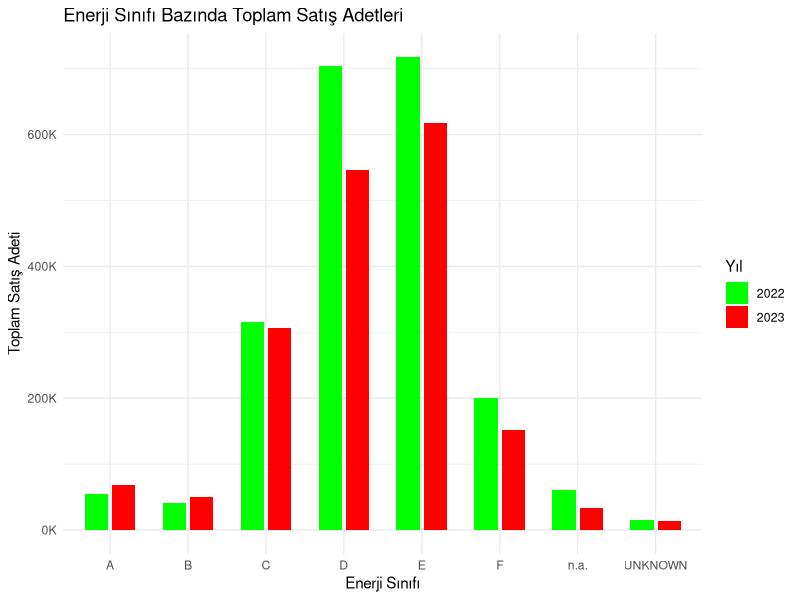
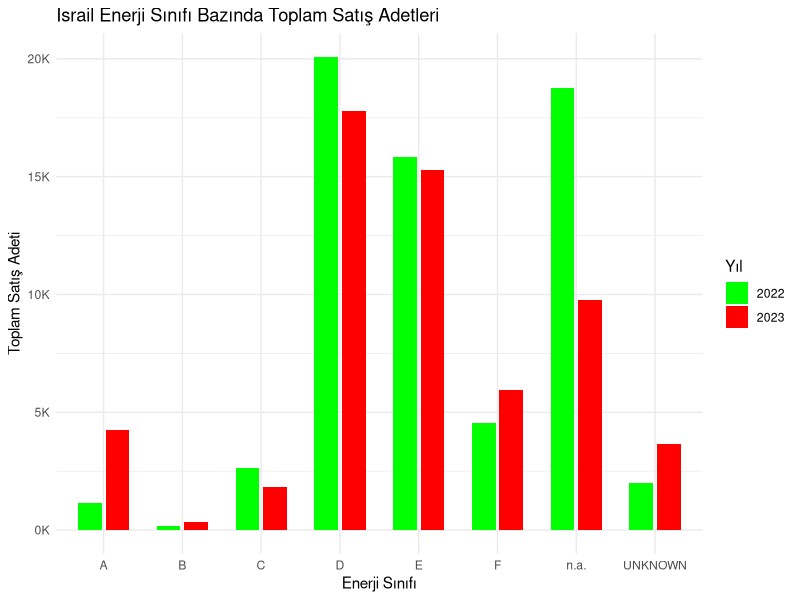
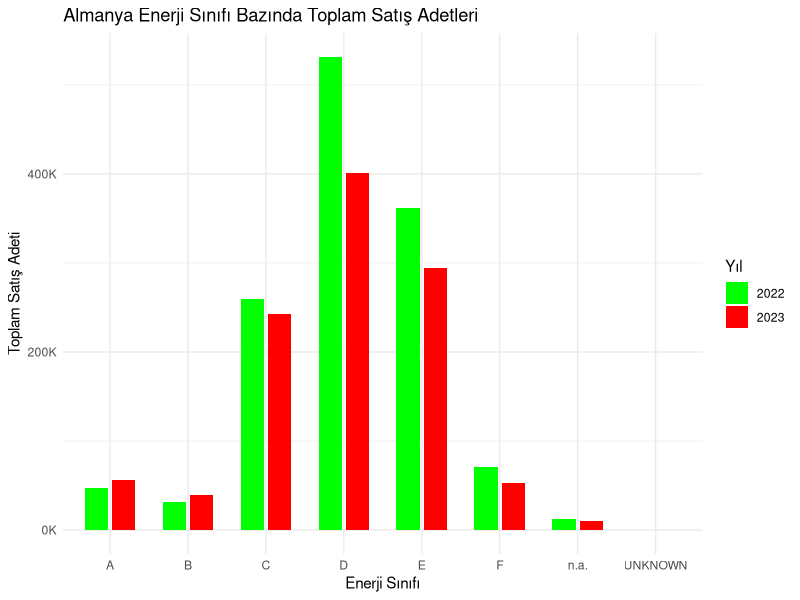
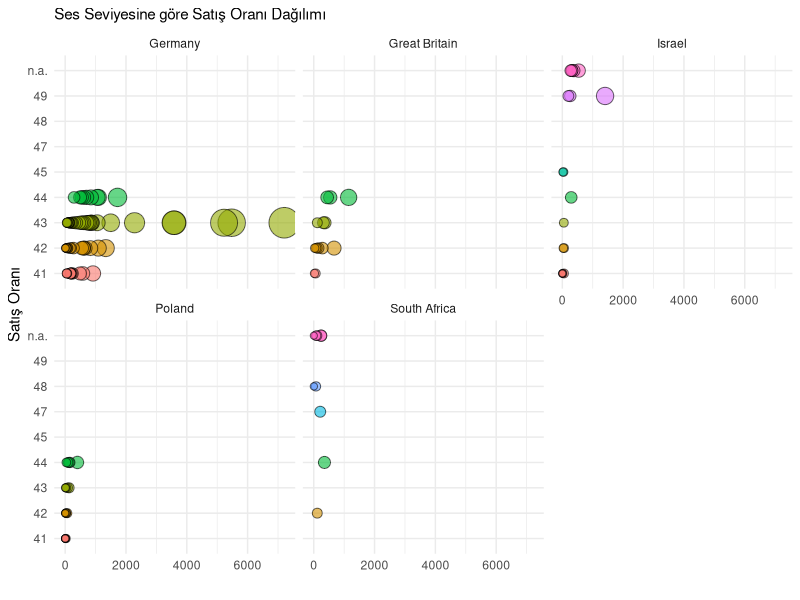
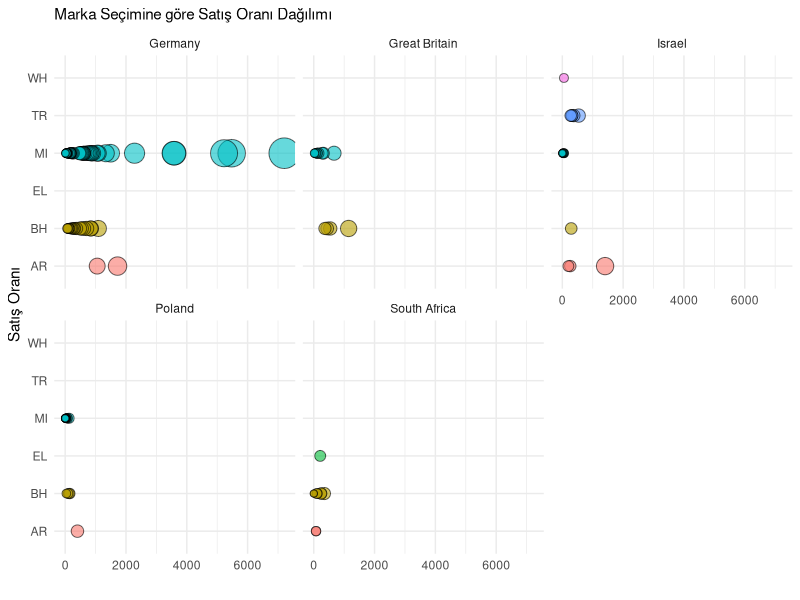
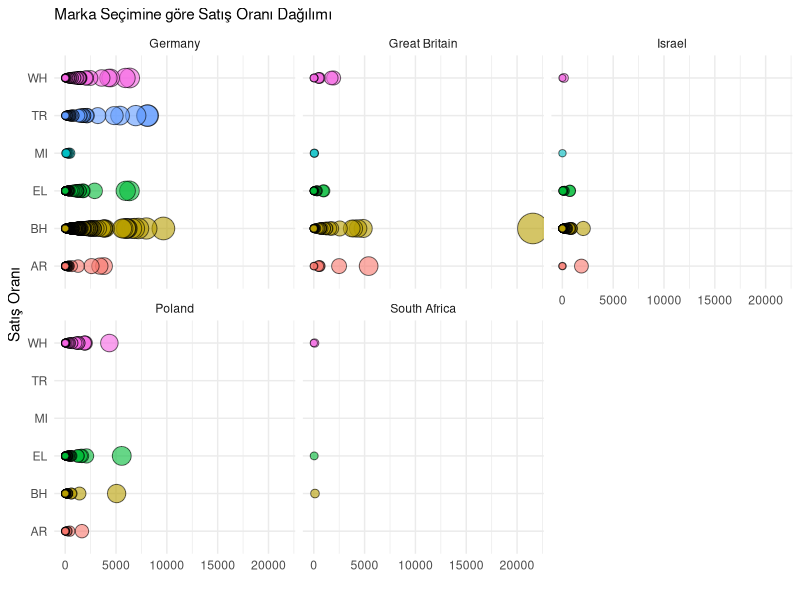
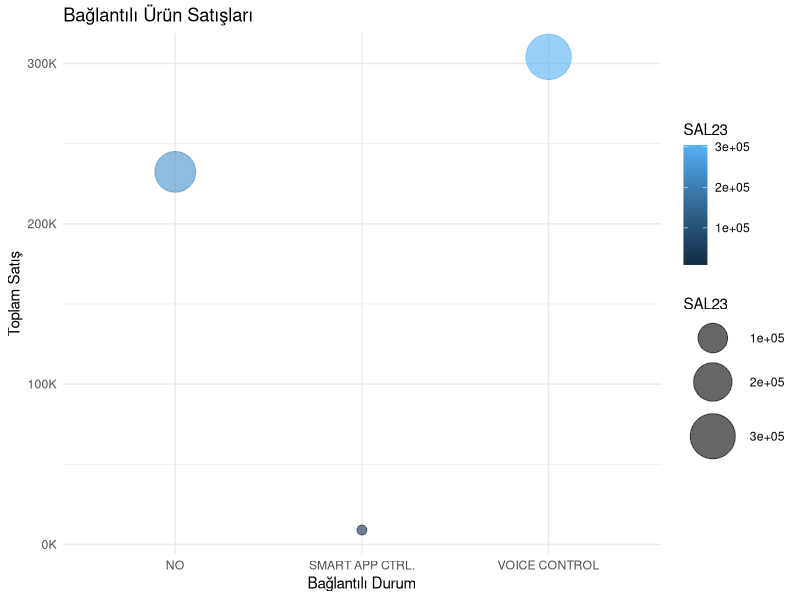
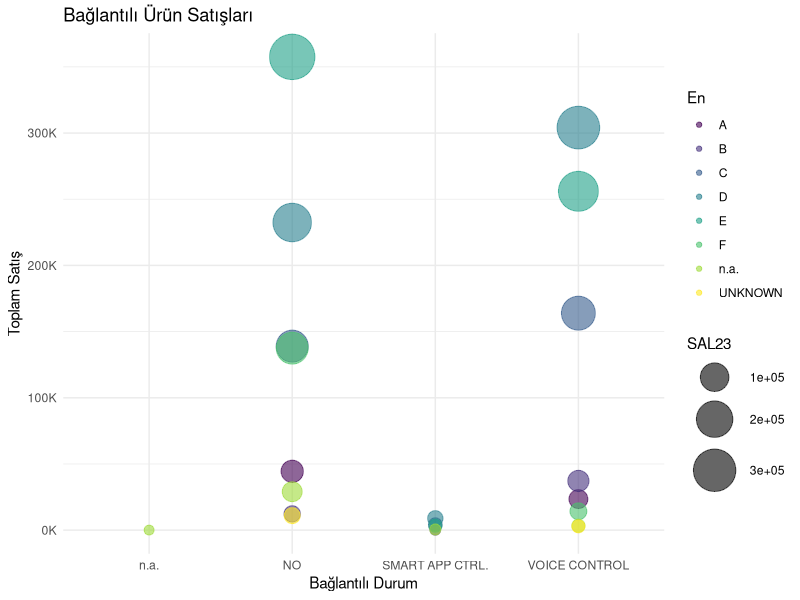

Source code (R) for these figures, in order: (Note: this script raises an error after producing the figures.)
## ---- chunk 1

# Veri setini yukleme
veri <- read.csv(file = "datalisted.csv", head = TRUE, sep=";")

veri$Size <- as.factor(veri$Size)
veri$GR <- as.factor(veri$GR)
veri$Count <- as.factor(veri$Count)
veri$Cons <- as.factor(veri$Cons)
veri$Col <- as.factor(veri$Col)
veri$Dis <- as.factor(veri$Dis)
veri$Time <- as.factor(veri$Time)
veri$WtCns <- as.factor(veri$WtCns)
veri$En <- as.factor(veri$En)
veri$Cap <- as.factor(veri$Cap)
veri$Fast <- as.factor(veri$Fast)
veri$PRG <- as.factor(veri$PRG)
veri$NOI <- as.factor(veri$NOI)
veri$Thrd <- as.factor(veri$Thrd)
veri$SLI <- as.factor(veri$SLI)
veri$AUD <- as.factor(veri$AUD)
veri$Con <- as.factor(veri$Con)
veri$SAL22 <- gsub(",", ".", veri$SAL22)
veri$SAL23 <- gsub(",", ".", veri$SAL23)
veri$SAL22 <- as.numeric(veri$SAL22)
veri$SAL23 <- as.numeric(veri$SAL23)

# veriyi Satıs sütununa göre sıralama
satis_data <- veri[order(veri$SAL23, decreasing = TRUE),]


# satıs sütununa göre sıralanan veriyi alma
SatisAnaliz <- subset(satis_data, select = c("Count", "SAL23","SAL22", "WtCns","En","NOI"))

# dplyr paketini yükleme
library(dplyr)
library(tidyr)

toplu_satis <- SatisAnaliz %>%
  group_by(En) %>%
  summarise(Toplam_SAL22 = sum(SAL22, na.rm = TRUE),
            Toplam_SAL23 = sum(SAL23, na.rm = TRUE))

# Veriyi "long" formatına dönüştürme
long_veri <- toplu_satis %>%
  pivot_longer(cols = c(Toplam_SAL22, Toplam_SAL23), names_to = "Yil", values_to = "Satis")

# "Yil" sütununu daha okunabilir hale getirme
long_veri$Yil <- recode(long_veri$Yil, Toplam_SAL22 = "2022", Toplam_SAL23 = "2023")

# ggplot2 kütüphanesini yükleme
library(ggplot2) 
library(scales)


# Bar plot oluşturma
ggplot(long_veri, aes(x = En, y = Satis, fill = Yil)) + 
  geom_bar(stat = "identity", position = position_dodge(width = 0.7), width = 0.6) +
  labs(title = "Enerji Sınıfı Bazında Toplam Satış Adetleri",
       x = "Enerji Sınıfı",
       y = "Toplam Satış Adeti",
       fill = "Yıl") +
  scale_fill_manual(values = c("2022" = "green", "2023" = "red")) +
  scale_y_continuous(labels = scales::label_number(scale = 1e-3, suffix = "K")) +
  theme_minimal()
  

## ---- chunk 2
# Veri setini yukleme
veri <- read.csv(file = "datalisted.csv", head = TRUE, sep=";")

veri$Size <- as.factor(veri$Size)
veri$GR <- as.factor(veri$GR)
veri$Count <- as.factor(veri$Count)
veri$Cons <- as.factor(veri$Cons)
veri$Col <- as.factor(veri$Col)
veri$Dis <- as.factor(veri$Dis)
veri$Time <- as.factor(veri$Time)
veri$WtCns <- as.factor(veri$WtCns)
veri$En <- as.factor(veri$En)
veri$Cap <- as.factor(veri$Cap)
veri$Fast <- as.factor(veri$Fast)
veri$PRG <- as.factor(veri$PRG)
veri$NOI <- as.factor(veri$NOI)
veri$Thrd <- as.factor(veri$Thrd)
veri$SLI <- as.factor(veri$SLI)
veri$AUD <- as.factor(veri$AUD)
veri$Con <- as.factor(veri$Con)
veri$SAL22 <- gsub(",", ".", veri$SAL22)
veri$SAL23 <- gsub(",", ".", veri$SAL23)
veri$SAL22 <- as.numeric(veri$SAL22)
veri$SAL23 <- as.numeric(veri$SAL23)

# veriyi Satıs sütununa göre sıralama
satis_data <- veri[order(veri$SAL23, decreasing = TRUE),]


# satıs sütununa göre sıralanan veriyi alma
SatisAnaliz <- subset(satis_data, select = c("Count", "SAL23","SAL22", "WtCns","En","NOI"))

# dplyr paketini yükleme
library(dplyr)
library(tidyr)

# İsrail ait verileri filtreleme
Israil_Veri <- filter(SatisAnaliz, Count == "Israel")

print(Israil_Veri)

Is_toplu_satis <- Israil_Veri %>%
  group_by(En) %>%
  summarise(Toplam_SAL22 = sum(SAL22, na.rm = TRUE),
            Toplam_SAL23 = sum(SAL23, na.rm = TRUE))

# Veriyi "long" formatına dönüştürme
long_veri <- Is_toplu_satis %>%
  pivot_longer(cols = c(Toplam_SAL22, Toplam_SAL23), names_to = "Yil", values_to = "Satis") 

# "Yil" sütununu daha okunabilir hale getirme
long_veri$Yil <- recode(long_veri$Yil, Toplam_SAL22 = "2022", Toplam_SAL23 = "2023")

# Toplu veriyi kontrol etme
print(long_veri)

# ggplot2 kütüphanesini yükleme
library(ggplot2) 
library(scales)


# Bar plot oluşturma
ggplot(long_veri, aes(x = En, y = Satis, fill = Yil)) + 
  geom_bar(stat = "identity", position = position_dodge(width = 0.7), width = 0.6) +
  labs(title = "Israil Enerji Sınıfı Bazında Toplam Satış Adetleri",
       x = "Enerji Sınıfı",
       y = "Toplam Satış Adeti",
       fill = "Yıl") +
  scale_fill_manual(values = c("2022" = "green", "2023" = "red")) +
  scale_y_continuous(labels = scales::label_number(scale = 1e-3, suffix = "K")) +
  theme_minimal()
## ---- chunk 3
# Veri setini yukleme
veri <- read.csv(file = "datalisted.csv", head = TRUE, sep=";")

veri$Size <- as.factor(veri$Size)
veri$GR <- as.factor(veri$GR)
veri$Count <- as.factor(veri$Count)
veri$Cons <- as.factor(veri$Cons)
veri$Col <- as.factor(veri$Col)
veri$Dis <- as.factor(veri$Dis)
veri$Time <- as.factor(veri$Time)
veri$WtCns <- as.factor(veri$WtCns)
veri$En <- as.factor(veri$En)
veri$Cap <- as.factor(veri$Cap)
veri$Fast <- as.factor(veri$Fast)
veri$PRG <- as.factor(veri$PRG)
veri$NOI <- as.factor(veri$NOI)
veri$Thrd <- as.factor(veri$Thrd)
veri$SLI <- as.factor(veri$SLI)
veri$AUD <- as.factor(veri$AUD)
veri$Con <- as.factor(veri$Con)
veri$SAL22 <- gsub(",", ".", veri$SAL22)
veri$SAL23 <- gsub(",", ".", veri$SAL23)
veri$SAL22 <- as.numeric(veri$SAL22)
veri$SAL23 <- as.numeric(veri$SAL23)

# veriyi Satıs sütununa göre sıralama
satis_data <- veri[order(veri$SAL23, decreasing = TRUE),]


# satıs sütununa göre sıralanan veriyi alma
SatisAnaliz <- subset(satis_data, select = c("Count", "SAL23","SAL22", "WtCns","En","NOI"))

# dplyr paketini yükleme
library(dplyr)
library(tidyr)

# Almanya ait verileri filtreleme
Almanya_Veri <- filter(SatisAnaliz, Count == "Germany")

print(Almanya_Veri)

Al_toplu_satis <- Almanya_Veri %>%
  group_by(En) %>%
  summarise(Toplam_SAL22 = sum(SAL22, na.rm = TRUE),
            Toplam_SAL23 = sum(SAL23, na.rm = TRUE))

# Veriyi "long" formatına dönüştürme
long_veri <- Al_toplu_satis %>%
  pivot_longer(cols = c(Toplam_SAL22, Toplam_SAL23), names_to = "Yil", values_to = "Satis") 

# "Yil" sütununu daha okunabilir hale getirme
long_veri$Yil <- recode(long_veri$Yil, Toplam_SAL22 = "2022", Toplam_SAL23 = "2023")

# Toplu veriyi kontrol etme
print(long_veri)

# ggplot2 kütüphanesini yükleme
library(ggplot2) 
library(scales)


# Bar plot oluşturma
ggplot(long_veri, aes(x = En, y = Satis, fill = Yil)) + 
  geom_bar(stat = "identity", position = position_dodge(width = 0.7), width = 0.6) +
  labs(title = "Almanya Enerji Sınıfı Bazında Toplam Satış Adetleri",
       x = "Enerji Sınıfı",
       y = "Toplam Satış Adeti",
       fill = "Yıl") +
  scale_fill_manual(values = c("2022" = "green", "2023" = "red")) +
  scale_y_continuous(labels = scales::label_number(scale = 1e-3, suffix = "K")) +
  theme_minimal()
## ---- chunk 4


# Veri setini yukleme
veri <- read.csv(file = "datalisted.csv", head = TRUE, sep=";")

veri$Size <- as.factor(veri$Size)
veri$GR <- as.factor(veri$GR)
veri$Count <- as.factor(veri$Count)
veri$Cons <- as.factor(veri$Cons)
veri$Col <- as.factor(veri$Col)
veri$Dis <- as.factor(veri$Dis)
veri$Time <- as.factor(veri$Time)
veri$WtCns <- as.factor(veri$WtCns)
veri$En <- as.factor(veri$En)
veri$Cap <- as.factor(veri$Cap)
veri$Fast <- as.factor(veri$Fast)
veri$PRG <- as.factor(veri$PRG)
veri$NOI <- as.factor(veri$NOI)
veri$Thrd <- as.factor(veri$Thrd)
veri$SLI <- as.factor(veri$SLI)
veri$AUD <- as.factor(veri$AUD)
veri$Con <- as.factor(veri$Con)
veri$SAL22 <- gsub(",", ".", veri$SAL22)
veri$SAL23 <- gsub(",", ".", veri$SAL23)
veri$SAL22 <- as.numeric(veri$SAL22)
veri$SAL23 <- as.numeric(veri$SAL23)


# veriyi Satıs sütununa göre sıralama
satis_data <- veri[order(veri$SAL23, decreasing = TRUE),]

# satıs sütununa göre sıralanan veriyi alma
SatisAnaliz <- subset(satis_data, select = c("Count", "Con","SAL23","SAL22", "WtCns","En","NOI"))

# dplyr paketini yükleme
library(dplyr)
library(tidyr)
library(ggplot2) 
library(scales)

# A Energy ait verileri filtreleme
A_energy <- filter(SatisAnaliz, En == "A")


#bubble graph

ggplot(A_energy, aes(x = SAL23, y = NOI, size = SAL23, fill = NOI)) +
  geom_point(alpha = 0.6, shape = 21) +
  scale_size(range = c(2, 10)) +
  theme_minimal() +
  theme(
    legend.position = "none",
    plot.title = element_text(size = 11)
  ) +  # Virgülü buraya taşıdım
  ggtitle("Ses Seviyesine göre Satış Oranı Dağılımı") +
  xlab("") +
  ylab("Satış Oranı") +
  facet_wrap(~ Count)  # Ülkeye göre grafikleri ayır


## ---- chunk 5

# Veri setini yukleme
veri <- read.csv(file = "datalisted.csv", head = TRUE, sep=";")

veri$Size <- as.factor(veri$Size)
veri$GR <- as.factor(veri$GR)
veri$Count <- as.factor(veri$Count)
veri$Cons <- as.factor(veri$Cons)
veri$Col <- as.factor(veri$Col)
veri$Dis <- as.factor(veri$Dis)
veri$Time <- as.factor(veri$Time)
veri$WtCns <- as.factor(veri$WtCns)
veri$En <- as.factor(veri$En)
veri$Cap <- as.factor(veri$Cap)
veri$Fast <- as.factor(veri$Fast)
veri$PRG <- as.factor(veri$PRG)
veri$NOI <- as.factor(veri$NOI)
veri$Thrd <- as.factor(veri$Thrd)
veri$SLI <- as.factor(veri$SLI)
veri$AUD <- as.factor(veri$AUD)
veri$Con <- as.factor(veri$Con)
veri$SAL22 <- gsub(",", ".", veri$SAL22)
veri$SAL23 <- gsub(",", ".", veri$SAL23)
veri$SAL22 <- as.numeric(veri$SAL22)
veri$SAL23 <- as.numeric(veri$SAL23)


# veriyi Satıs sütununa göre sıralama
satis_data <- veri[order(veri$SAL23, decreasing = TRUE),]

# satıs sütununa göre sıralanan veriyi alma
SatisAnaliz <- subset(satis_data, select = c("Count", "Con","SAL23","GR", "WtCns","En","NOI"))

# dplyr paketini yükleme
library(dplyr)
library(tidyr)
library(ggplot2) 
library(scales)

# A Energy ait verileri filtreleme
A_energy <- filter(SatisAnaliz, En == "A")


#bubble graph

ggplot(A_energy, aes(x = SAL23, y = GR, size = SAL23, fill = GR)) +
  geom_point(alpha = 0.6, shape = 21) +
  scale_size(range = c(2, 10)) +
  theme_minimal() +
  theme(
    legend.position = "none",
    plot.title = element_text(size = 11)
  ) +  # Virgülü buraya taşıdım
  ggtitle("Marka Seçimine göre Satış Oranı Dağılımı") +
  xlab("") +
  ylab("Satış Oranı") +
  facet_wrap(~ Count)  # Ülkeye göre grafikleri ayır
## ---- chunk 6
# Veri setini yukleme
veri <- read.csv(file = "datalisted.csv", head = TRUE, sep=";")

veri$Size <- as.factor(veri$Size)
veri$GR <- as.factor(veri$GR)
veri$Count <- as.factor(veri$Count)
veri$Cons <- as.factor(veri$Cons)
veri$Col <- as.factor(veri$Col)
veri$Dis <- as.factor(veri$Dis)
veri$Time <- as.factor(veri$Time)
veri$WtCns <- as.factor(veri$WtCns)
veri$En <- as.factor(veri$En)
veri$Cap <- as.factor(veri$Cap)
veri$Fast <- as.factor(veri$Fast)
veri$PRG <- as.factor(veri$PRG)
veri$NOI <- as.factor(veri$NOI)
veri$Thrd <- as.factor(veri$Thrd)
veri$SLI <- as.factor(veri$SLI)
veri$AUD <- as.factor(veri$AUD)
veri$Con <- as.factor(veri$Con)
veri$SAL22 <- gsub(",", ".", veri$SAL22)
veri$SAL23 <- gsub(",", ".", veri$SAL23)
veri$SAL22 <- as.numeric(veri$SAL22)
veri$SAL23 <- as.numeric(veri$SAL23)


# veriyi Satıs sütununa göre sıralama
satis_data <- veri[order(veri$SAL23, decreasing = TRUE),]

# satıs sütununa göre sıralanan veriyi alma
SatisAnaliz <- subset(satis_data, select = c("Count", "Con","SAL23","GR", "WtCns","En","NOI"))

# dplyr paketini yükleme
library(dplyr)
library(tidyr)
library(ggplot2) 
library(scales)

# D Energy ait verileri filtreleme
D_energy <- filter(SatisAnaliz, En == "D")


#bubble graph

ggplot(D_energy, aes(x = SAL23, y = GR, size = SAL23, fill = GR)) +
  geom_point(alpha = 0.6, shape = 21) +
  scale_size(range = c(2, 10)) +
  theme_minimal() +
  theme(
    legend.position = "none",
    plot.title = element_text(size = 11)
  ) +  # Virgülü buraya taşıdım
  ggtitle("Marka Seçimine göre Satış Oranı Dağılımı") +
  xlab("") +
  ylab("Satış Oranı") +
  facet_wrap(~ Count)  # Ülkeye göre grafikleri ayır
## ---- chunk 7

# Veri setini yukleme
veri <- read.csv(file = "datalisted.csv", head = TRUE, sep=";")

veri$Size <- as.factor(veri$Size)
veri$GR <- as.factor(veri$GR)
veri$Count <- as.factor(veri$Count)
veri$Cons <- as.factor(veri$Cons)
veri$Col <- as.factor(veri$Col)
veri$Dis <- as.factor(veri$Dis)
veri$Time <- as.factor(veri$Time)
veri$WtCns <- as.factor(veri$WtCns)
veri$En <- as.factor(veri$En)
veri$Cap <- as.factor(veri$Cap)
veri$Fast <- as.factor(veri$Fast)
veri$PRG <- as.factor(veri$PRG)
veri$NOI <- as.factor(veri$NOI)
veri$Thrd <- as.factor(veri$Thrd)
veri$SLI <- as.factor(veri$SLI)
veri$AUD <- as.factor(veri$AUD)
veri$Con <- as.factor(veri$Con)
veri$SAL22 <- gsub(",", ".", veri$SAL22)
veri$SAL23 <- gsub(",", ".", veri$SAL23)
veri$SAL22 <- as.numeric(veri$SAL22)
veri$SAL23 <- as.numeric(veri$SAL23)


# veriyi Satıs sütununa göre sıralama
satis_data <- veri[order(veri$SAL23, decreasing = TRUE),]

# satıs sütununa göre sıralanan veriyi alma
SatisAnaliz <- subset(satis_data, select = c("Count", "Con","SAL23","GR", "WtCns","En","NOI"))

# dplyr paketini yükleme
library(dplyr)
library(tidyr)
library(ggplot2) 
library(scales)

# D Energy ait verileri filtreleme
D_energy <- filter(SatisAnaliz, En == "D")

# ggplot2 kütüphanesini yükleme
library(ggplot2)

# "D_energy" veri setinden "Con" ve "SAL23" sütunlarını seçme
bubble_data <- D_energy[, c("Con", "SAL23")]

# Bağlantılı ürünlerin satışlarını toplama
bubble_data <- aggregate(SAL23 ~ Con, data = bubble_data, sum)

# Bubble chart oluşturma
ggplot(bubble_data, aes(x = Con, y = SAL23, size = SAL23, color = SAL23)) +
  geom_point(alpha = 0.6) +
  scale_size(range = c(3, 15)) +
  labs(title = "Bağlantılı Ürün Satışları", x = "Bağlantılı Durum", y = "Toplam Satış") +
  scale_y_continuous(labels = scales::label_number(scale = 1e-3, suffix = "K")) +
  theme_minimal()
  


## ---- chunk 8
# Veri setini yukleme
veri <- read.csv(file = "datalisted.csv", head = TRUE, sep=";")

veri$Size <- as.factor(veri$Size)
veri$GR <- as.factor(veri$GR)
veri$Count <- as.factor(veri$Count)
veri$Cons <- as.factor(veri$Cons)
veri$Col <- as.factor(veri$Col)
veri$Dis <- as.factor(veri$Dis)
veri$Time <- as.factor(veri$Time)
veri$WtCns <- as.factor(veri$WtCns)
veri$En <- as.factor(veri$En)
veri$Cap <- as.factor(veri$Cap)
veri$Fast <- as.factor(veri$Fast)
veri$PRG <- as.factor(veri$PRG)
veri$NOI <- as.factor(veri$NOI)
veri$Thrd <- as.factor(veri$Thrd)
veri$SLI <- as.factor(veri$SLI)
veri$AUD <- as.factor(veri$AUD)
veri$Con <- as.factor(veri$Con)
veri$SAL22 <- gsub(",", ".", veri$SAL22)
veri$SAL23 <- gsub(",", ".", veri$SAL23)
veri$SAL22 <- as.numeric(veri$SAL22)
veri$SAL23 <- as.numeric(veri$SAL23)


# veriyi Satıs sütununa göre sıralama
satis_data <- veri[order(veri$SAL23, decreasing = TRUE),]

# satıs sütununa göre sıralanan veriyi alma
SatisAnaliz <- subset(satis_data, select = c("Count", "Con","SAL23","GR", "WtCns","En","NOI"))

# dplyr paketini yükleme
library(dplyr)
library(tidyr)
library(ggplot2) 
library(scales)


# ggplot2 kütüphanesini yükleme
library(ggplot2)

# "D_energy" veri setinden "Con", "SAL23" ve "En" sütunlarını seçme
bubble_data <- SatisAnaliz[, c("Con", "SAL23", "En")]

# Bağlantılı ürünlerin satışlarını ve enerji sınıfını toplama
bubble_data <- aggregate(SAL23 ~ Con + En, data = bubble_data, sum)

# Bubble chart oluşturma
ggplot(bubble_data, aes(x = Con, y = SAL23, size = SAL23, color = En)) +
  geom_point(alpha = 0.6) +
  scale_size(range = c(3, 15)) +
  scale_color_viridis_d() +  # Enerji sınıflarına göre renklendirme
  labs(title = "Bağlantılı Ürün Satışları", x = "Bağlantılı Durum", y = "Toplam Satış") +
  scale_y_continuous(labels = scales::label_number(scale = 1e-3, suffix = "K")) +
  theme_minimal()



## ---- chunk 9
# Veri setini yukleme
veri <- read.csv(file = "datalisted.csv", head = TRUE, sep=";")

typeof(veri)

veri$Size <- as.factor(veri$Size)
veri$GR <- as.factor(veri$GR)
veri$Count <- as.factor(veri$Count)
veri$Cons <- as.factor(veri$Cons)
veri$Height <- as.factor(veri$Height)
veri$Int <- as.factor(veri$Int)
veri$Col <- as.factor(veri$Col)
veri$Dis <- as.factor(veri$Dis)
veri$Time <- as.factor(veri$Time)
veri$WtCns <- as.factor(veri$WtCns)
veri$En <- as.factor(veri$En)
veri$Cap <- as.factor(veri$Cap)
veri$Mot <- as.factor(veri$Mot)
veri$Fast <- as.factor(veri$Fast)
veri$PRG <- as.factor(veri$PRG)
veri$NOI <- as.factor(veri$NOI)
veri$Thrd <- as.factor(veri$Thrd)
veri$SLI <- as.factor(veri$SLI)
veri$AUD <- as.factor(veri$AUD)
veri$Con <- as.factor(veri$Con)


# veriyi Satıs sütununa göre sıralama
satis_data <- veri[order(veri$SAL, decreasing = TRUE),]


# satıs sütununa göre sıralanan veriyi alma
SatisAnaliz <- subset(satis_data, select = c("Count", "SAL", "WtCns","En","NOI"))

# ggplot2 kütüphanesini yükleme
library(ggplot2) 

# Plot
ggplot(SatisAnaliz, aes(x = En, y = SAL, fill = En)) +
  geom_boxplot() +
  geom_jitter(color = "black", size = 0.4, alpha = 0.9) +
  theme_minimal() +
  theme(
    legend.position = "none",
    plot.title = element_text(size = 11)
  ) +
  ggtitle("Enerji Satış Oranı Dağılımı") +
  xlab("") 

## ---- chunk 10
# Veri setini yukleme
veri <- read.csv(file = "datalisted.csv", head = TRUE, sep=";")

typeof(veri)

veri$Size <- as.factor(veri$Size)
veri$GR <- as.factor(veri$GR)
veri$Count <- as.factor(veri$Count)
veri$Cons <- as.factor(veri$Cons)
veri$Height <- as.factor(veri$Height)
veri$Int <- as.factor(veri$Int)
veri$Col <- as.factor(veri$Col)
veri$Dis <- as.factor(veri$Dis)
veri$Time <- as.factor(veri$Time)
veri$WtCns <- as.factor(veri$WtCns)
veri$En <- as.factor(veri$En)
veri$Cap <- as.factor(veri$Cap)
veri$Mot <- as.factor(veri$Mot)
veri$Fast <- as.factor(veri$Fast)
veri$PRG <- as.factor(veri$PRG)
veri$NOI <- as.factor(veri$NOI)
veri$Thrd <- as.factor(veri$Thrd)
veri$SLI <- as.factor(veri$SLI)
veri$AUD <- as.factor(veri$AUD)
veri$Con <- as.factor(veri$Con)


# veriyi Satıs sütununa göre sıralama
satis_data <- veri[order(veri$SAL, decreasing = TRUE),]


# satıs sütununa göre sıralanan veriyi alma
SatisAnaliz <- subset(satis_data, select = c("Count", "SAL", "WtCns","En","NOI"))

# ggplot2 kütüphanesini yükleme
library(ggplot2) 

# Grafik yüksekliği
# Grafik genişliği
# Plot
ggplot(SatisAnaliz, aes(x = En, y = SAL, fill = En)) +
  geom_boxplot() +
  geom_jitter(color = "black", size = 0.4, alpha = 0.9) +
  theme_minimal() +
  theme(
    legend.position = "none",
    plot.title = element_text(size = 11),
    plot.width = 15,
    plot.height = 15) +
  ggtitle("Enerji Satış Oranı Dağılımı") +
  xlab("") +facet_wrap(~ Count)

